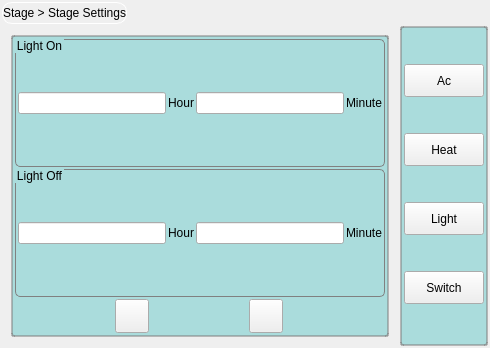
<?xml version="1.0" encoding="UTF-8"?>
<ui version="4.0">
 <class>StageSettingsPage</class>
 <widget class="QWidget" name="StageSettingsPage">
  <property name="geometry">
   <rect>
    <x>0</x>
    <y>0</y>
    <width>490</width>
    <height>348</height>
   </rect>
  </property>
  <property name="windowTitle">
   <string>Form</string>
  </property>
  <property name="styleSheet">
   <string notr="true">QLabel#titleLabel {
	padding-width-left:5px;
	padding-width-right:5px;
	border: 1px solid white;
	border-radius: 10px;
	min-width: 100px;
	min-height: 20px;
}
 
QFrame#frame {
	border: 2px solid rgb(125, 125, 125, 50%);
	border-radius: 3px;
	background-color:rgb(100, 200, 200, 50%);
}

QPushButton {
	border-image: url(:/Hac/background-rect-button.png);
	min-height: 25px;
}</string>
  </property>
  <layout class="QGridLayout" name="_2">
   <property name="margin">
    <number>2</number>
   </property>
   <property name="spacing">
    <number>2</number>
   </property>
   <item row="0" column="0" colspan="2">
    <layout class="QHBoxLayout" name="horizontalLayout">
     <item>
      <widget class="QLabel" name="titleLabel">
       <property name="text">
        <string>Stage &gt; Stage Settings</string>
       </property>
       <property name="alignment">
        <set>Qt::AlignCenter</set>
       </property>
      </widget>
     </item>
     <item>
      <spacer name="horizontalSpacer">
       <property name="orientation">
        <enum>Qt::Horizontal</enum>
       </property>
       <property name="sizeHint" stdset="0">
        <size>
         <width>18</width>
         <height>19</height>
        </size>
       </property>
      </spacer>
     </item>
    </layout>
   </item>
   <item row="1" column="0">
    <widget class="QStackedWidget" name="stackedWidget">
     <property name="styleSheet">
      <string notr="true"/>
     </property>
     <property name="currentIndex">
      <number>2</number>
     </property>
     <widget class="QWidget" name="page">
      <layout class="QGridLayout" name="gridLayout">
       <item row="0" column="0">
        <widget class="QFrame" name="frame_2">
         <property name="styleSheet">
          <string notr="true">QLabel#titleLabel {
	padding-width-left:5px;
	padding-width-right:5px;
	border: 1px solid white;
	border-radius: 10px;
	min-width: 100px;
	min-height: 20px;
}

QLabel#statusLabel {
	background-color: white;
}

 QComboBox {
	selection-background-color: transparent;
	selection-color: black;
}

 QGroupBox {
     border: 1px solid gray;
     border-radius: 5px;
 }
QGroupBox::title {
     subcontrol-origin: margin;
     subcontrol-position: top left; /* position at the top center */
 }

QFrame#frame_1,#frame_2  {
	border: 2px solid rgb(125, 125, 125, 50%);
	border-radius: 3px;
	background-color:rgb(100, 200, 200, 50%);
}

QFrame#frame_1 QPushButton {
	min-width: 40px;
	min-height: 40px;
	max-width: 40px;
	max-height: 40px;
	border-image: url(:/Hac/round-button.png);
}

QFrame#frame_2 QPushButton {
	min-width: 30px;
	min-height: 30px;
	max-width: 30px;
	max-height: 30px;
	border-image: url(:/Hac/round-button.png);
}

 QPushButton#scheduleButton {
	image: url(&quot;:/Hac/clock.png&quot;);
 }

QPushButton#tempUpButton {
	image: url(:/Hac/up-arrow-black.png);
}
QPushButton#tempUpButton:pressed {
	image: url(:/Hac/up-arrow-red.png);
}
QPushButton#tempDownButton {
	image: url(:/Hac/down-arrow-black.png);
}
QPushButton#tempDownButton:pressed {
	image: url(:/Hac/down-arrow-red.png);
}

QPushButton#blowUpButton {
	image: url(:/Hac/up-arrow-black.png);
}
QPushButton#blowUpButton:pressed {
	image: url(:/Hac/up-arrow-red.png);
}
QPushButton#blowDownButton {
	image: url(:/Hac/down-arrow-black.png);
}
QPushButton#blowDownButton:pressed {
	image: url(:/Hac/down-arrow-red.png);
}

QPushButton#startButton {
	image: url(:/Hac/right-arrow-black.png);
}
QPushButton#startButton:pressed {
	image: url(:/Hac/right-arrow-red.png);
}
QPushButton#stopButton {
	image: url(:/Hac/stop.png);
}
QPushButton#stopButton:pressed {
	image: url(:/Hac/stop.png);
}

QSpinBox {
	margin: 1px;
	selection-background-color: transparent;
	text: black;
	selection-color: black;
	font: normal 15px;
	border: 1px solid black;
	padding-width-right: 40px;
}

QSpinBox::up-button {
	subcontrol-origin: border;
    subcontrol-position: right center;
	width: 20px;
	height: 20px;
}

QSpinBox:up-arrow {
     image: url(:/Hac/up-arrow-black.png);
     width: 20px;
     height: 20px;
}
QSpinBox::up-arrow:pressed {
     image: url(:/Hac/up-arrow-red.png);
}


QSpinBox::down-button {
    subcontrol-origin: border;
    subcontrol-position: right center;
	left: -20px;
	width: 20px;
	height: 20px;
}

QSpinBox::down-arrow {
     image: url(:/Hac/down-arrow-black.png);
     width: 20px;
     height: 20px;
}
QSpinBox::down-arrow:pressed {
     image: url(:/Hac/down-arrow-red.png);
}


</string>
         </property>
         <property name="frameShape">
          <enum>QFrame::StyledPanel</enum>
         </property>
         <property name="frameShadow">
          <enum>QFrame::Raised</enum>
         </property>
         <layout class="QGridLayout" name="gridLayout_7">
          <property name="margin">
           <number>3</number>
          </property>
          <property name="spacing">
           <number>3</number>
          </property>
          <item row="0" column="0" colspan="2">
           <widget class="QFrame" name="frame_3">
            <property name="frameShape">
             <enum>QFrame::Box</enum>
            </property>
            <property name="frameShadow">
             <enum>QFrame::Plain</enum>
            </property>
            <layout class="QGridLayout" name="gridLayout_6">
             <property name="margin">
              <number>5</number>
             </property>
             <property name="spacing">
              <number>5</number>
             </property>
             <item row="0" column="0">
              <widget class="QLabel" name="_statusLabel">
               <property name="text">
                <string>AC Status</string>
               </property>
               <property name="alignment">
                <set>Qt::AlignRight|Qt::AlignTrailing|Qt::AlignVCenter</set>
               </property>
              </widget>
             </item>
             <item row="2" column="0">
              <widget class="QLabel" name="label_4">
               <property name="text">
                <string>AC Mode</string>
               </property>
               <property name="alignment">
                <set>Qt::AlignRight|Qt::AlignTrailing|Qt::AlignVCenter</set>
               </property>
              </widget>
             </item>
             <item row="0" column="1">
              <widget class="QComboBox" name="comboBox">
               <property name="frame">
                <bool>false</bool>
               </property>
               <item>
                <property name="text">
                 <string>Manual</string>
                </property>
               </item>
               <item>
                <property name="text">
                 <string>Programming</string>
                </property>
               </item>
              </widget>
             </item>
             <item row="2" column="1">
              <widget class="QComboBox" name="comboBox_2">
               <item>
                <property name="text">
                 <string>Refrigeration</string>
                </property>
               </item>
               <item>
                <property name="text">
                 <string>Heating</string>
                </property>
               </item>
               <item>
                <property name="text">
                 <string>Auto</string>
                </property>
               </item>
               <item>
                <property name="text">
                 <string>Blow</string>
                </property>
               </item>
              </widget>
             </item>
            </layout>
           </widget>
          </item>
          <item row="1" column="0" rowspan="2">
           <widget class="QGroupBox" name="groupBox">
            <property name="title">
             <string>Temperature</string>
            </property>
            <layout class="QGridLayout" name="gridLayout_4">
             <property name="margin">
              <number>5</number>
             </property>
             <property name="spacing">
              <number>5</number>
             </property>
             <item row="0" column="0">
              <layout class="QGridLayout" name="gridLayout_3">
               <property name="spacing">
                <number>2</number>
               </property>
               <item row="4" column="1" colspan="2">
                <widget class="QLabel" name="label_6">
                 <property name="text">
                  <string>Set To</string>
                 </property>
                </widget>
               </item>
               <item row="5" column="1">
                <widget class="QLabel" name="tempSetLabel">
                 <property name="text">
                  <string>27</string>
                 </property>
                </widget>
               </item>
               <item row="5" column="2" colspan="2">
                <widget class="QLabel" name="label_10">
                 <property name="font">
                  <font>
                   <family>unifont</family>
                   <pointsize>12</pointsize>
                  </font>
                 </property>
                 <property name="text">
                  <string>℃</string>
                 </property>
                </widget>
               </item>
               <item row="1" column="2">
                <widget class="QLabel" name="label_9">
                 <property name="font">
                  <font>
                   <family>unifont</family>
                   <pointsize>12</pointsize>
                  </font>
                 </property>
                 <property name="text">
                  <string>℃</string>
                 </property>
                </widget>
               </item>
               <item row="1" column="1">
                <widget class="QLabel" name="label_7">
                 <property name="text">
                  <string>25</string>
                 </property>
                </widget>
               </item>
               <item row="0" column="1" colspan="3">
                <spacer name="verticalSpacer">
                 <property name="orientation">
                  <enum>Qt::Vertical</enum>
                 </property>
                 <property name="sizeHint" stdset="0">
                  <size>
                   <width>20</width>
                   <height>40</height>
                  </size>
                 </property>
                </spacer>
               </item>
              </layout>
             </item>
             <item row="0" column="1">
              <layout class="QGridLayout" name="gridLayout_2">
               <property name="spacing">
                <number>2</number>
               </property>
               <item row="3" column="0">
                <widget class="QPushButton" name="tempUpButton">
                 <property name="autoRepeat">
                  <bool>true</bool>
                 </property>
                </widget>
               </item>
               <item row="4" column="0">
                <widget class="QPushButton" name="tempDownButton">
                 <property name="autoRepeat">
                  <bool>true</bool>
                 </property>
                </widget>
               </item>
               <item row="2" column="0">
                <spacer name="verticalSpacer_2">
                 <property name="orientation">
                  <enum>Qt::Vertical</enum>
                 </property>
                 <property name="sizeHint" stdset="0">
                  <size>
                   <width>20</width>
                   <height>40</height>
                  </size>
                 </property>
                </spacer>
               </item>
              </layout>
             </item>
            </layout>
           </widget>
          </item>
          <item row="1" column="1" rowspan="2">
           <widget class="QGroupBox" name="groupBox_2">
            <property name="title">
             <string>Blow Speed</string>
            </property>
            <property name="alignment">
             <set>Qt::AlignLeading|Qt::AlignLeft|Qt::AlignTop</set>
            </property>
            <layout class="QGridLayout" name="gridLayout_5">
             <property name="margin">
              <number>5</number>
             </property>
             <property name="spacing">
              <number>5</number>
             </property>
             <item row="0" column="0">
              <widget class="QComboBox" name="comboBox_3">
               <item>
                <property name="text">
                 <string>High</string>
                </property>
               </item>
               <item>
                <property name="text">
                 <string>Middle</string>
                </property>
               </item>
               <item>
                <property name="text">
                 <string>Low</string>
                </property>
               </item>
               <item>
                <property name="text">
                 <string>Auto</string>
                </property>
               </item>
              </widget>
             </item>
            </layout>
           </widget>
          </item>
         </layout>
        </widget>
       </item>
      </layout>
     </widget>
     <widget class="QWidget" name="page_2">
      <layout class="QGridLayout" name="gridLayout_12">
       <item row="0" column="0">
        <widget class="QFrame" name="frame_4">
         <property name="styleSheet">
          <string notr="true">QLabel#titleLabel {
	padding-width-left:5px;
	padding-width-right:5px;
	border: 1px solid white;
	border-radius: 10px;
	min-width: 100px;
	min-height: 20px;
}

QLabel#statusLabel {
	background-color: white;
}

 QComboBox {
	selection-background-color: transparent;
	selection-color: black;
}

 QGroupBox {
     border: 1px solid gray;
     border-radius: 5px;
 }
QGroupBox::title {
     subcontrol-origin: margin;
     subcontrol-position: top left; /* position at the top center */
 }

QFrame#frame_4  {
	border: 2px solid rgb(125, 125, 125, 50%);
	border-radius: 3px;
	background-color:rgb(100, 200, 200, 50%);
}

QFrame#frame_1 QPushButton {
	min-width: 40px;
	min-height: 40px;
	max-width: 40px;
	max-height: 40px;
	border-image: url(:/Hac/round-button.png);
}

QFrame#frame_2 QPushButton {
	min-width: 30px;
	min-height: 30px;
	max-width: 30px;
	max-height: 30px;
	border-image: url(:/Hac/round-button.png);
}

 QPushButton#scheduleButton {
	image: url(&quot;:/Hac/clock.png&quot;);
 }

QPushButton#tempUpButton2 {
	image: url(:/Hac/up-arrow-black.png);
}
QPushButton#tempUpButton2:pressed {
	image: url(:/Hac/up-arrow-red.png);
}
QPushButton#tempDownButton2 {
	image: url(:/Hac/down-arrow-black.png);
}
QPushButton#tempDownButton2:pressed {
	image: url(:/Hac/down-arrow-red.png);
}

QPushButton#blowUpButton {
	image: url(:/Hac/up-arrow-black.png);
}
QPushButton#blowUpButton:pressed {
	image: url(:/Hac/up-arrow-red.png);
}
QPushButton#blowDownButton {
	image: url(:/Hac/down-arrow-black.png);
}
QPushButton#blowDownButton:pressed {
	image: url(:/Hac/down-arrow-red.png);
}

QPushButton#startButton {
	image: url(:/Hac/right-arrow-black.png);
}
QPushButton#startButton:pressed {
	image: url(:/Hac/right-arrow-red.png);
}
QPushButton#stopButton {
	image: url(:/Hac/stop.png);
}
QPushButton#stopButton:pressed {
	image: url(:/Hac/stop.png);
}

QSpinBox {
	margin: 1px;
	selection-background-color: transparent;
	text: black;
	selection-color: black;
	font: normal 15px;
	border: 1px solid black;
	padding-width-right: 40px;
}

QSpinBox::up-button {
	subcontrol-origin: border;
    subcontrol-position: right center;
	width: 20px;
	height: 20px;
}

QSpinBox:up-arrow {
     image: url(:/Hac/up-arrow-black.png);
     width: 20px;
     height: 20px;
}
QSpinBox::up-arrow:pressed {
     image: url(:/Hac/up-arrow-red.png);
}


QSpinBox::down-button {
    subcontrol-origin: border;
    subcontrol-position: right center;
	left: -20px;
	width: 20px;
	height: 20px;
}

QSpinBox::down-arrow {
     image: url(:/Hac/down-arrow-black.png);
     width: 20px;
     height: 20px;
}
QSpinBox::down-arrow:pressed {
     image: url(:/Hac/down-arrow-red.png);
}


</string>
         </property>
         <property name="frameShape">
          <enum>QFrame::StyledPanel</enum>
         </property>
         <property name="frameShadow">
          <enum>QFrame::Raised</enum>
         </property>
         <layout class="QGridLayout" name="gridLayout_8">
          <item row="0" column="0" colspan="2">
           <widget class="QFrame" name="frame_5">
            <property name="frameShape">
             <enum>QFrame::Box</enum>
            </property>
            <property name="frameShadow">
             <enum>QFrame::Plain</enum>
            </property>
            <layout class="QGridLayout" name="gridLayout_9">
             <property name="margin">
              <number>5</number>
             </property>
             <property name="spacing">
              <number>5</number>
             </property>
             <item row="1" column="0">
              <widget class="QLabel" name="label_8">
               <property name="text">
                <string>Heating Mode</string>
               </property>
               <property name="alignment">
                <set>Qt::AlignRight|Qt::AlignTrailing|Qt::AlignVCenter</set>
               </property>
              </widget>
             </item>
             <item row="1" column="1">
              <widget class="QComboBox" name="comboBox_4">
               <item>
                <property name="text">
                 <string>Business</string>
                </property>
               </item>
               <item>
                <property name="text">
                 <string>Comfortable</string>
                </property>
               </item>
               <item>
                <property name="text">
                 <string>Economical</string>
                </property>
               </item>
               <item>
                <property name="text">
                 <string>Programming</string>
                </property>
               </item>
              </widget>
             </item>
            </layout>
           </widget>
          </item>
          <item row="1" column="0">
           <widget class="QGroupBox" name="groupBox_3">
            <property name="sizePolicy">
             <sizepolicy hsizetype="Preferred" vsizetype="Expanding">
              <horstretch>0</horstretch>
              <verstretch>0</verstretch>
             </sizepolicy>
            </property>
            <property name="title">
             <string>Temperature</string>
            </property>
            <layout class="QGridLayout" name="gridLayout_10">
             <item row="0" column="0" rowspan="2">
              <layout class="QGridLayout" name="gridLayout_11">
               <property name="spacing">
                <number>2</number>
               </property>
               <item row="3" column="1" colspan="2">
                <widget class="QLabel" name="label_11">
                 <property name="text">
                  <string>Set To</string>
                 </property>
                </widget>
               </item>
               <item row="4" column="1">
                <widget class="QLabel" name="tempSetLabel2">
                 <property name="text">
                  <string>27</string>
                 </property>
                 <property name="alignment">
                  <set>Qt::AlignCenter</set>
                 </property>
                </widget>
               </item>
               <item row="4" column="2" colspan="2">
                <widget class="QLabel" name="label_12">
                 <property name="font">
                  <font>
                   <family>unifont</family>
                   <pointsize>12</pointsize>
                  </font>
                 </property>
                 <property name="text">
                  <string>℃</string>
                 </property>
                </widget>
               </item>
               <item row="0" column="2">
                <widget class="QLabel" name="label_13">
                 <property name="font">
                  <font>
                   <family>unifont</family>
                   <pointsize>12</pointsize>
                  </font>
                 </property>
                 <property name="text">
                  <string>℃</string>
                 </property>
                </widget>
               </item>
               <item row="0" column="1">
                <widget class="QLabel" name="currentLabel">
                 <property name="text">
                  <string>25</string>
                 </property>
                 <property name="alignment">
                  <set>Qt::AlignCenter</set>
                 </property>
                </widget>
               </item>
              </layout>
             </item>
             <item row="0" column="1">
              <widget class="QPushButton" name="tempUpButton2">
               <property name="autoRepeat">
                <bool>true</bool>
               </property>
              </widget>
             </item>
             <item row="1" column="1">
              <widget class="QPushButton" name="tempDownButton2">
               <property name="autoRepeat">
                <bool>true</bool>
               </property>
              </widget>
             </item>
            </layout>
           </widget>
          </item>
          <item row="1" column="1">
           <spacer name="horizontalSpacer_2">
            <property name="orientation">
             <enum>Qt::Horizontal</enum>
            </property>
            <property name="sizeHint" stdset="0">
             <size>
              <width>40</width>
              <height>20</height>
             </size>
            </property>
           </spacer>
          </item>
         </layout>
        </widget>
       </item>
      </layout>
     </widget>
     <widget class="QWidget" name="page_3">
      <layout class="QGridLayout" name="gridLayout_15">
       <item row="0" column="0">
        <widget class="QFrame" name="frame_6">
         <property name="sizePolicy">
          <sizepolicy hsizetype="Expanding" vsizetype="Expanding">
           <horstretch>0</horstretch>
           <verstretch>0</verstretch>
          </sizepolicy>
         </property>
         <property name="styleSheet">
          <string notr="true">QLabel#titleLabel {
	padding-width-left:5px;
	padding-width-right:5px;
	border: 1px solid white;
	border-radius: 10px;
	min-width: 100px;
	min-height: 20px;
}

QLabel#statusLabel {
	background-color: white;
}

 QComboBox {
	selection-background-color: transparent;
	selection-color: black;
}

 QGroupBox {
     border: 1px solid gray;
     border-radius: 5px;
 }
QGroupBox::title {
     subcontrol-origin: margin;
     subcontrol-position: top left; /* position at the top center */
 }

QFrame#frame_6,#frame_2  {
	border: 2px solid rgb(125, 125, 125, 50%);
	border-radius: 3px;
	background-color:rgb(100, 200, 200, 50%);
}

QFrame#frame_1 QPushButton {
	min-width: 40px;
	min-height: 40px;
	max-width: 40px;
	max-height: 40px;
	border-image: url(:/Hac/round-button.png);
}

QFrame#frame_6 QPushButton {
	min-width: 32px;
	min-height: 32px;
	max-width: 32px;
	max-height: 32px;
	border-image: url(:/Hac/round-button.png);
}


QPushButton#lightUpButton {
	image: url(:/Hac/up-arrow-black.png);
}
QPushButton#lightUpButton:pressed {
	image: url(:/Hac/up-arrow-red.png);
}
QPushButton#lightDownButton {
	image: url(:/Hac/down-arrow-black.png);
}
QPushButton#lightDownButton:pressed {
	image: url(:/Hac/down-arrow-red.png);
}


QPushButton#startButton {
	image: url(:/Hac/right-arrow-black.png);
}
QPushButton#startButton:pressed {
	image: url(:/Hac/right-arrow-red.png);
}
QPushButton#stopButton {
	image: url(:/Hac/stop.png);
}
QPushButton#stopButton:pressed {
	image: url(:/Hac/stop.png);
}

QSpinBox {
	margin: 1px;
	selection-background-color: transparent;
	text: black;
	selection-color: black;
	font: normal 15px;
	border: 1px solid black;
	padding-width-right: 40px;
}

QSpinBox::up-button {
	subcontrol-origin: border;
    subcontrol-position: right center;
	width: 20px;
	height: 20px;
}

QSpinBox:up-arrow {
     image: url(:/Hac/up-arrow-black.png);
     width: 20px;
     height: 20px;
}
QSpinBox::up-arrow:pressed {
     image: url(:/Hac/up-arrow-red.png);
}


QSpinBox::down-button {
    subcontrol-origin: border;
    subcontrol-position: right center;
	left: -20px;
	width: 20px;
	height: 20px;
}

QSpinBox::down-arrow {
     image: url(:/Hac/down-arrow-black.png);
     width: 20px;
     height: 20px;
}
QSpinBox::down-arrow:pressed {
     image: url(:/Hac/down-arrow-red.png);
}


</string>
         </property>
         <property name="frameShape">
          <enum>QFrame::StyledPanel</enum>
         </property>
         <property name="frameShadow">
          <enum>QFrame::Raised</enum>
         </property>
         <layout class="QVBoxLayout" name="verticalLayout_3">
          <property name="spacing">
           <number>2</number>
          </property>
          <property name="margin">
           <number>2</number>
          </property>
          <item>
           <widget class="QGroupBox" name="groupBox_6">
            <property name="title">
             <string>Light On</string>
            </property>
            <property name="alignment">
             <set>Qt::AlignCenter</set>
            </property>
            <layout class="QHBoxLayout" name="horizontalLayout_4">
             <property name="spacing">
              <number>2</number>
             </property>
             <property name="margin">
              <number>2</number>
             </property>
             <item>
              <widget class="HacLineEdit" name="lightOnHourLineEdit2"/>
             </item>
             <item>
              <widget class="QLabel" name="label_14">
               <property name="text">
                <string>Hour</string>
               </property>
              </widget>
             </item>
             <item>
              <widget class="HacLineEdit" name="lightOnMinuteLineEdit2"/>
             </item>
             <item>
              <widget class="QLabel" name="label_15">
               <property name="text">
                <string>Minute</string>
               </property>
              </widget>
             </item>
            </layout>
           </widget>
          </item>
          <item>
           <widget class="QGroupBox" name="groupBox_7">
            <property name="title">
             <string>Light Off</string>
            </property>
            <property name="alignment">
             <set>Qt::AlignHCenter|Qt::AlignTop</set>
            </property>
            <layout class="QHBoxLayout" name="horizontalLayout_5">
             <property name="spacing">
              <number>2</number>
             </property>
             <property name="margin">
              <number>2</number>
             </property>
             <item>
              <widget class="HacLineEdit" name="lightOffHourLineEdit2"/>
             </item>
             <item>
              <widget class="QLabel" name="label_16">
               <property name="text">
                <string>Hour</string>
               </property>
              </widget>
             </item>
             <item>
              <widget class="HacLineEdit" name="lightOffMinuteLineEdit2"/>
             </item>
             <item>
              <widget class="QLabel" name="label_17">
               <property name="text">
                <string>Minute</string>
               </property>
              </widget>
             </item>
            </layout>
           </widget>
          </item>
          <item>
           <layout class="QHBoxLayout" name="horizontalLayout_8">
            <property name="spacing">
             <number>0</number>
            </property>
            <property name="sizeConstraint">
             <enum>QLayout::SetNoConstraint</enum>
            </property>
            <item>
             <widget class="QPushButton" name="lightDownButton">
              <property name="focusPolicy">
               <enum>Qt::NoFocus</enum>
              </property>
              <property name="autoRepeat">
               <bool>true</bool>
              </property>
             </widget>
            </item>
            <item>
             <widget class="QPushButton" name="lightUpButton">
              <property name="focusPolicy">
               <enum>Qt::NoFocus</enum>
              </property>
              <property name="autoRepeat">
               <bool>true</bool>
              </property>
             </widget>
            </item>
           </layout>
          </item>
         </layout>
        </widget>
       </item>
      </layout>
     </widget>
     <widget class="QWidget" name="page_4">
      <layout class="QGridLayout" name="gridLayout_16">
       <item row="0" column="0">
        <widget class="QFrame" name="frame_1">
         <property name="sizePolicy">
          <sizepolicy hsizetype="Preferred" vsizetype="MinimumExpanding">
           <horstretch>0</horstretch>
           <verstretch>0</verstretch>
          </sizepolicy>
         </property>
         <property name="styleSheet">
          <string notr="true">QLabel#titleLabel {
	padding-width-left:5px;
	padding-width-right:5px;
	border: 1px solid white;
	border-radius: 10px;
	min-width: 100px;
	min-height: 20px;
}

QFrame#frame_1,#frame_2,#frame_3  {
	border: 2px solid rgb(125, 125, 125, 50%);
	border-radius: 3px;
	background-color:rgb(100, 200, 200, 50%);
}

QPushButton {
	min-width: 40px;
	min-height: 40px;
	max-width: 40px;
	max-height: 40px;
	border-image: url(:/Hac/round-button.png);
}


 QPushButton#scheduleButton {
	image: url(&quot;:/Hac/clock.png&quot;);
 }

QPushButton#numUpButton, #numDownButton {
	min-width: 30px;
	min-height:30px;
	max-width: 30px;
	max-height: 30px;
	border-image: url(:/Hac/round-button-small.png);
}

QPushButton#numUpButton {
	image: url(:/Hac/up-arrow-black.png);
}
QPushButton#numUpButton:pressed {
	image: url(:/Hac/up-arrow-red.png);
}
QPushButton#numDownButton {
	image: url(:/Hac/down-arrow-black.png);
}
QPushButton#numDownButton:pressed {
	image: url(:/Hac/down-arrow-red.png);
}


QLabel#lightPixmapLabel {
	min-width: 40px;
	min-height: 40px;
	max-width: 40px;
	max-height: 40px;

	border: 1px solid rgb(125, 125, 125, 50%);
	border-radius: 5px;
	background-color:rgb(100, 200, 200, 50%);

}

QSpinBox {
	margin: 1px;
	selection-background-color: transparent;
	text: black;
	selection-color: black;
	font: normal 15px;
	border: 1px solid black;
	padding-width-right: 40px;
}

QSpinBox::up-button {
	subcontrol-origin: border;
    subcontrol-position: right center;
	width: 20px;
	height: 20px;
}

QSpinBox:up-arrow {
     image: url(:/Hac/up-arrow-black.png);
     width: 20px;
     height: 20px;
}
QSpinBox::up-arrow:pressed {
     image: url(:/Hac/up-arrow-red.png);
}


QSpinBox::down-button {
    subcontrol-origin: border;
    subcontrol-position: right center;
	left: -20px;
	width: 20px;
	height: 20px;
}

QSpinBox::down-arrow {
     image: url(:/Hac/down-arrow-black.png);
     width: 20px;
     height: 20px;
}
QSpinBox::down-arrow:pressed {
     image: url(:/Hac/down-arrow-red.png);
}


</string>
         </property>
         <property name="frameShape">
          <enum>QFrame::StyledPanel</enum>
         </property>
         <property name="frameShadow">
          <enum>QFrame::Plain</enum>
         </property>
         <layout class="QVBoxLayout" name="verticalLayout_2">
          <property name="spacing">
           <number>2</number>
          </property>
          <property name="margin">
           <number>2</number>
          </property>
          <item>
           <layout class="QHBoxLayout" name="horizontalLayout_7">
            <property name="spacing">
             <number>2</number>
            </property>
            <item>
             <widget class="QLabel" name="label_2">
              <property name="text">
               <string>No.</string>
              </property>
              <property name="alignment">
               <set>Qt::AlignCenter</set>
              </property>
             </widget>
            </item>
            <item>
             <widget class="QLCDNumber" name="lcdNumber">
              <property name="smallDecimalPoint">
               <bool>false</bool>
              </property>
              <property name="numDigits">
               <number>2</number>
              </property>
             </widget>
            </item>
            <item>
             <layout class="QHBoxLayout" name="horizontalLayout_2">
              <property name="spacing">
               <number>2</number>
              </property>
              <item>
               <widget class="QPushButton" name="numDownButton">
                <property name="autoRepeat">
                 <bool>true</bool>
                </property>
               </widget>
              </item>
              <item>
               <widget class="QPushButton" name="numUpButton">
                <property name="autoRepeat">
                 <bool>true</bool>
                </property>
               </widget>
              </item>
             </layout>
            </item>
           </layout>
          </item>
          <item>
           <widget class="Line" name="line">
            <property name="orientation">
             <enum>Qt::Horizontal</enum>
            </property>
           </widget>
          </item>
          <item>
           <layout class="QHBoxLayout" name="horizontalLayout_3">
            <property name="spacing">
             <number>2</number>
            </property>
            <item>
             <spacer name="horizontalSpacer_3">
              <property name="orientation">
               <enum>Qt::Horizontal</enum>
              </property>
              <property name="sizeHint" stdset="0">
               <size>
                <width>20</width>
                <height>38</height>
               </size>
              </property>
             </spacer>
            </item>
            <item>
             <widget class="QLabel" name="lightPixmapLabel">
              <property name="scaledContents">
               <bool>true</bool>
              </property>
              <property name="alignment">
               <set>Qt::AlignCenter</set>
              </property>
             </widget>
            </item>
            <item>
             <spacer name="horizontalSpacer_4">
              <property name="orientation">
               <enum>Qt::Horizontal</enum>
              </property>
              <property name="sizeHint" stdset="0">
               <size>
                <width>28</width>
                <height>20</height>
               </size>
              </property>
             </spacer>
            </item>
           </layout>
          </item>
          <item>
           <layout class="QHBoxLayout" name="horizontalLayout_6">
            <property name="spacing">
             <number>2</number>
            </property>
            <item>
             <widget class="QPushButton" name="lightOnButton">
              <property name="text">
               <string>ON</string>
              </property>
             </widget>
            </item>
            <item>
             <widget class="QPushButton" name="lightOffButton">
              <property name="text">
               <string>OFF</string>
              </property>
             </widget>
            </item>
           </layout>
          </item>
         </layout>
        </widget>
       </item>
      </layout>
     </widget>
    </widget>
   </item>
   <item row="1" column="1">
    <widget class="QFrame" name="frame">
     <property name="frameShape">
      <enum>QFrame::Box</enum>
     </property>
     <property name="frameShadow">
      <enum>QFrame::Plain</enum>
     </property>
     <layout class="QVBoxLayout" name="verticalLayout">
      <property name="spacing">
       <number>2</number>
      </property>
      <property name="margin">
       <number>2</number>
      </property>
      <item>
       <widget class="QPushButton" name="acButton">
        <property name="text">
         <string>Ac</string>
        </property>
       </widget>
      </item>
      <item>
       <widget class="QPushButton" name="heatingButton">
        <property name="text">
         <string>Heat</string>
        </property>
       </widget>
      </item>
      <item>
       <widget class="QPushButton" name="lightButton">
        <property name="text">
         <string>Light</string>
        </property>
       </widget>
      </item>
      <item>
       <widget class="QPushButton" name="switchButton">
        <property name="text">
         <string>Switch</string>
        </property>
       </widget>
      </item>
     </layout>
    </widget>
   </item>
  </layout>
 </widget>
 <customwidgets>
  <customwidget>
   <class>HacLineEdit</class>
   <extends>QLineEdit</extends>
   <header>haclineedit.h</header>
  </customwidget>
 </customwidgets>
 <resources>
  <include location="../res/hac.qrc"/>
 </resources>
 <connections/>
</ui>
